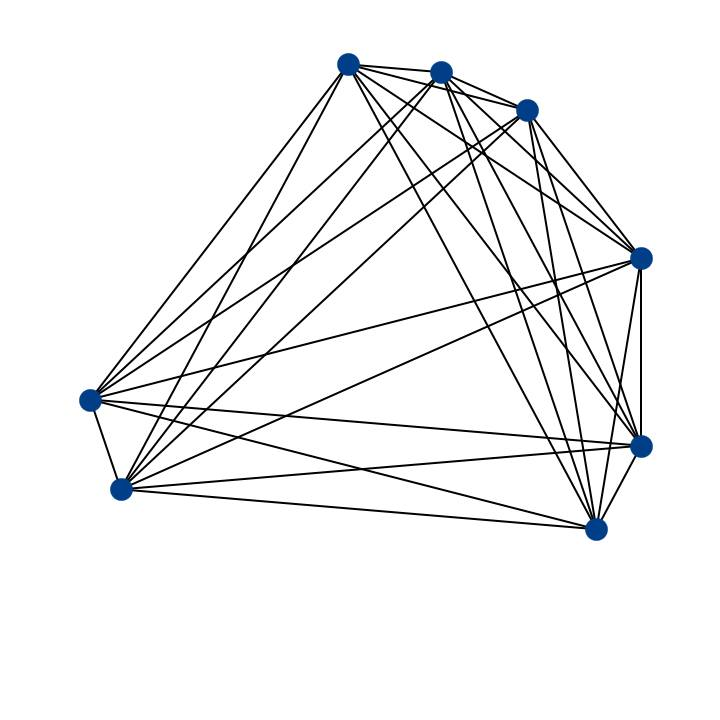
#> input picture python/matplotlib/test.jpg, 720 x 720 px
$ python image_sequence.py   (older library calls are emulated)
#> lines starting #> are read from the running program, lines starting #| are printed output that depends on the picture
import matplotlib.pyplot as plt
import numpy as np

from PIL import Image
from matplotlib import cm
from mpl_toolkits.mplot3d import Axes3D

fig = plt.figure()

im = Image.open('test.jpg').transpose(Image.FLIP_TOP_BOTTOM)
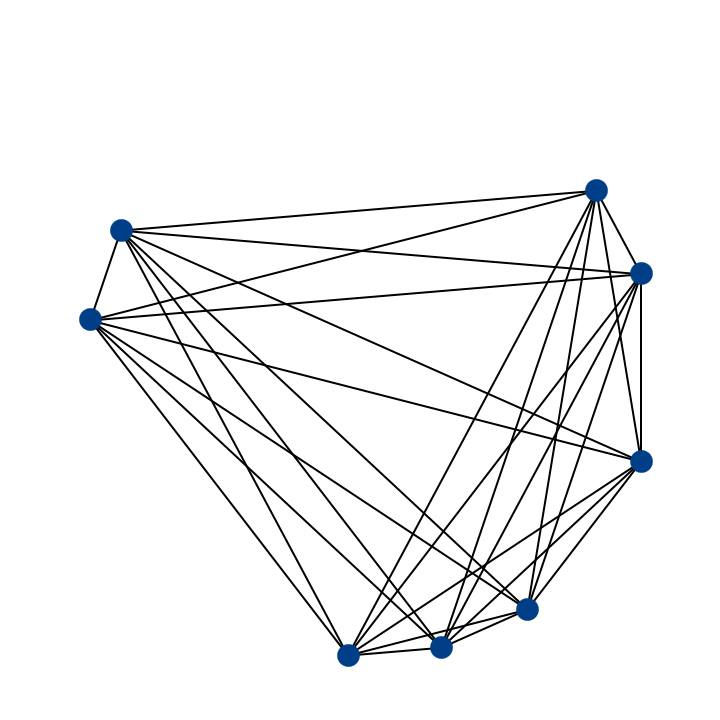
#> im: PIL image 720x720 RGB; mean R, G, B 243.3, 243.7, 244.1
# im = im.resize((im.size[0] // 2, im.size[1] // 2), Image.ANTIALIAS)
data = np.asarray(im, dtype=float)
data = data / np.max(data)
X, Y = np.mgrid[0:data.shape[0], 0:data.shape[1]]

#> (the run stopped early here; a loop or call above may not have finished)
